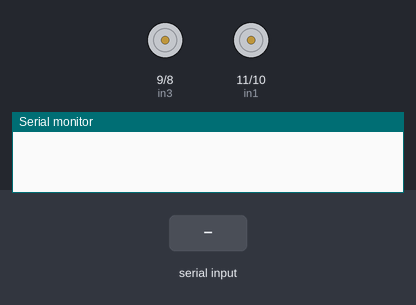
A sketch run on a simulated Arduino Uno, built with avr-gcc and run on an emulated ATmega328P. Parts: motor-driver pin pairs drawn as motors (green arrow = first pin HIGH = forward, orange = second pin HIGH = backward, longer = more drive), the last lines printed to the serial monitor. The test bench sets the inputs (shaded band).

Above: at 1.2 s.
1.3 s: "F" received over the second serial link
At 2.6 s:
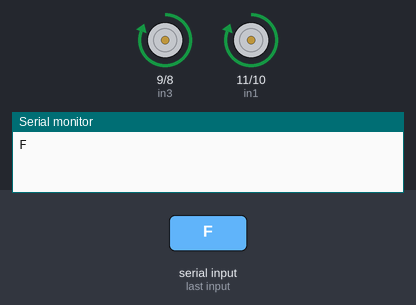
3.3 s: "B" received over the second serial link
At 4.2 s:
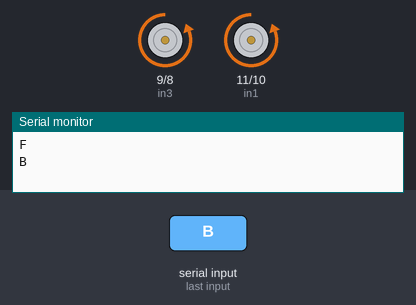
5.3 s: "R" received over the second serial link
At 6.9 s:
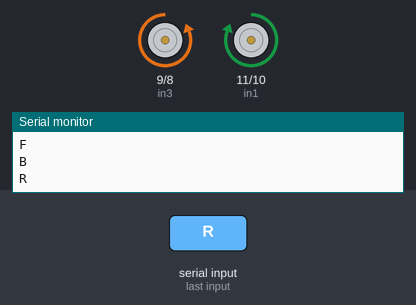
7.3 s: "L" received over the second serial link
At 8.4 s:
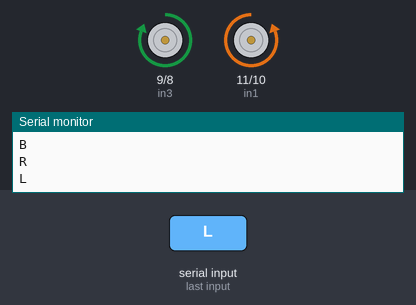
Timing chart, 0 to 10.3 s (numbered marks = the images above; inputs shaded):
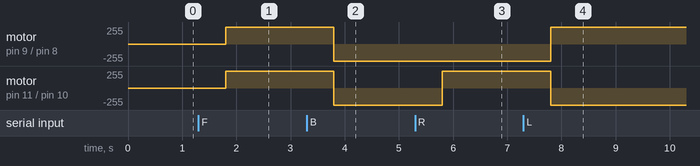

Measured:
- after the input at 1.3 s, motor on pin 9 (in3) / pin 8 (in4), motor on pin 11 (in1) / pin 10 (in2): stopped → forward 255/255 after 0.50 s
- after the input at 3.3 s, motor on pin 9 (in3) / pin 8 (in4), motor on pin 11 (in1) / pin 10 (in2): forward 255/255 → backward 255/255 after 0.50 s
- after the input at 5.3 s, motor on pin 11 (in1) / pin 10 (in2): backward 255/255 → forward 255/255 after 0.50 s
- after the input at 7.3 s, motor on pin 9 (in3) / pin 8 (in4): backward 255/255 → forward 255/255 after 0.50 s; motor on pin 11 (in1) / pin 10 (in2): forward 255/255 → backward 255/255 after 0.50 s

The sketch:

sketch_mar26a.ino
```cpp
#include <SoftwareSerial.h>

SoftwareSerial mySerial(0,1);
int in1=11;
int in2=10;
int in3=9;
int in4=8;
char C;
  void motor(int one,int two,int three,int four)
{


  digitalWrite(in1,one);
  digitalWrite(in2,two);
  digitalWrite(in3,three);
  digitalWrite(in4,four);


}
void setup() {
pinMode(in1,OUTPUT);
pinMode(in2,OUTPUT);
pinMode(in3,OUTPUT);
pinMode(in4,OUTPUT);

Serial.begin(9600);
mySerial.begin(9600);
}

void loop() {
  if(mySerial.available()){
C = mySerial.read();
    Serial.println(C);
    delay(500);}
    switch(C){
      case 'S':

        motor(LOW,LOW,LOW,LOW);
        break;
      case 'F':
        /*speed_l += 1;
        speed_r += 1;*/
        motor(HIGH,LOW,HIGH,LOW);
        break;
      case 'B':
        /*speed_l += 1;
        speed_r += 1;*/
        motor(LOW,HIGH,LOW,HIGH);
        //delay(10);
        break;
      case 'R':
        /*speed_l += 1;
        speed_r += 1;*/
        motor(HIGH,LOW,LOW,HIGH);
        //delay(10);
        break;
      case 'L':
        /*speed_l += 1;
        speed_r += 1;*/
        motor(LOW,HIGH,HIGH,LOW);
        //delay(10);

        break;
    }
  }
```
